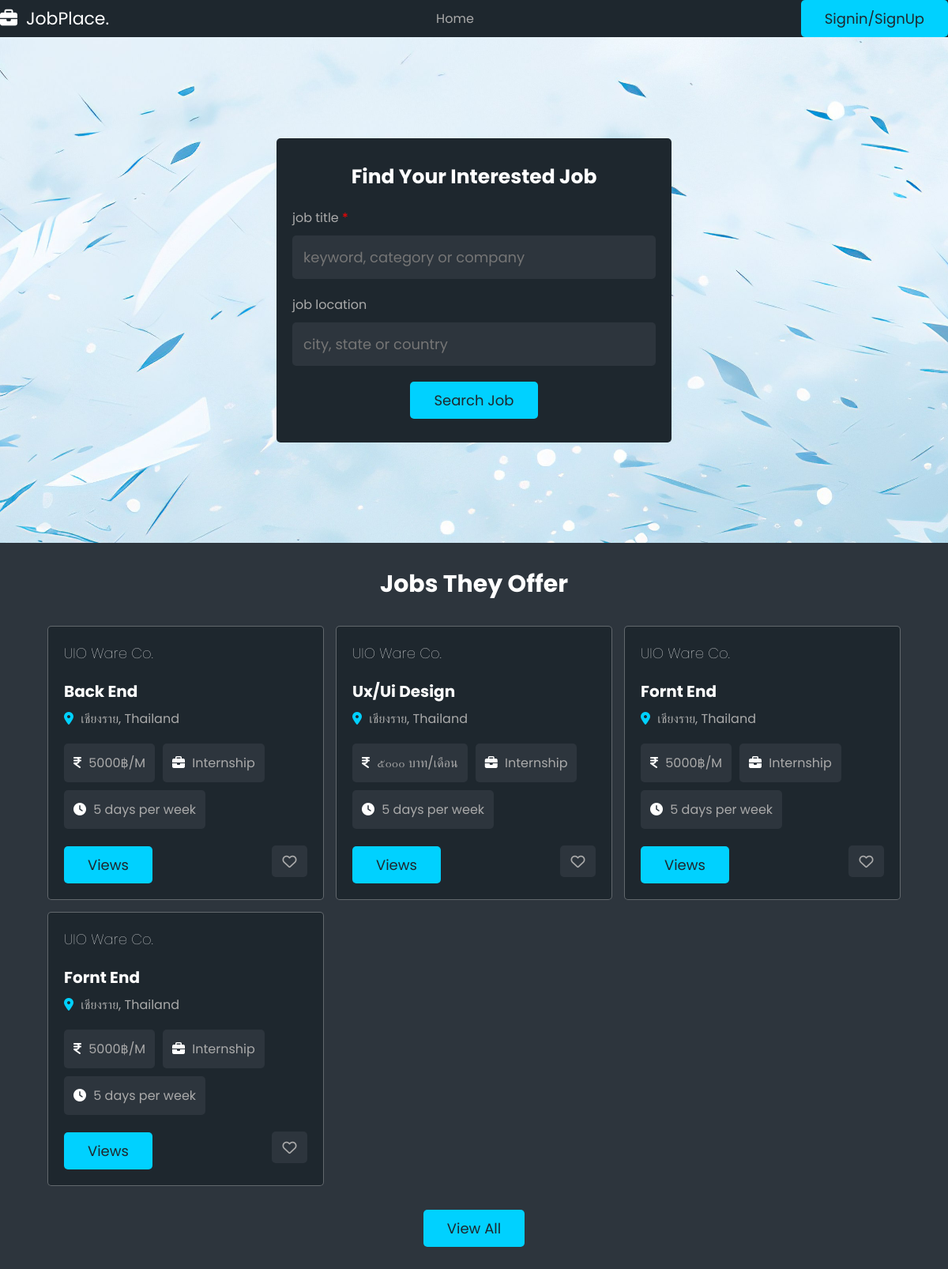
The page / on the database its author committed.
### usertype/models.py (models this page shows, shortened)
class Job(models.Model):
    jobname = models.CharField(max_length=255)
    jobdes = models.CharField(max_length=255)
    worktype = models.CharField(max_length=255)
    quality = models.CharField(max_length=255)
    benefit = models.CharField(max_length=255)
    workstart = models.TimeField()
    workend = models.TimeField()
    workday = models.CharField(max_length=255)
    requirement = models.CharField(max_length=255)
    qualifications = models.CharField(max_length=255)
    skills = models.CharField(max_length=255)
    company = models.CharField(max_length=255)
    city = models.CharField(max_length=255)
    country = models.CharField(max_length=255)

### usertype/views.py (the view)
# urls.py: path("", views.home_view, name="home"),  # Home page
def home_view(request):
    jobs = Job.objects.all()
    return render(request, "usertype/home.html", {"jobs": jobs})

### usertype/templates/usertype/home.html (shortened to what this page needs)
<!DOCTYPE html>
<html lang="en">
  {% load static %}
  <head>
    <link rel="stylesheet" href="{% static "css/style.css" %}" />
  </head>
  <body>
  {% include "navbarmain.html" %}
    <div class="home-container">
      <section class="home">
        <form action="" method="post">
          <h3>find your interested job</h3>
          <p>job title <span>*</span></p>
          <input
            type="text"
            name="title"
            placeholder="keyword, category or company"
            required
            maxlength="20"
            class="input"
          />
          <p>job location</p>
          <input
            type="text"
            name="location"
            placeholder="city, state or country"
            required
            maxlength="50"
            class="input"
          />
          <input type="submit" value="search job" name="search" class="btn" />
        </form>
      </section>
    </div>
    <section class="jobs-container">
      <h1 class="heading">jobs they offer</h1>
      <div class="box-container">
        {% for job in jobs %}
        <div class="box">
            <div class="company">
                <div>
                    <h3>{{ job.company }}</h3>
                </div>
            </div>
            <h3 class="job-title">{{ job.jobname }}</h3>
            <p class="location">
                <i class="fas fa-map-marker-alt"></i> <span>{{ job.city }}, {{job.country }}</span>
            </p>
            <div class="tags">
                <p>
                    <i class="fas fa-indian-rupee-sign"></i> <span>{{ job.benefit }}</span>
                </p>
                <p><i class="fas fa-briefcase"></i> <span>{{ job.worktype }}</span></p>
                <p><i class="fas fa-clock"></i> <span>{{ job.workday }}</span></p>
            </div>
            <div class="flex-btn">
                <a href="{% url 'view_job' job.id %}" class="btn">Views</a>
                <button type="submit" class="far fa-heart" name="save"></button>
            </div>
        </div>
      {% endfor %}
      </div>
      <div style="text-align: center; margin-top: 2rem">
        <a href="jobs.html" class="btn">view all</a>
      </div>
    </section>
    <section></section>
  </body>
</html>

### static/css/style.css (style rules this page uses)
:root { --main-color: #00d1ff; --red: red; --light-color: #aaa; --light-bg: #2d353d; --black: #1e272e; --white: #fff; --box-shadow: none; --border: 0.1rem solid rgba(255, 255, 255, 0.3); }
* { font-family: "Poppins", sans-serif; margin: 0; padding: 0; box-sizing: border-box; text-decoration: none; outline: none; border: none; }
html { font-size: 62.5%; overflow-x: hidden; scroll-padding-top: 7rem; scroll-behavior: smooth; }
body { background-color: var(--light-bg); }
section { padding: 2rem; margin: 0 auto; max-width: 1200px; }
.heading { text-align: center; margin-bottom: 2rem; font-size: 3rem; color: var(--white); text-transform: capitalize; padding: 1rem 0; }
.btn { display: inline-block; margin-top: 1rem; padding: 1rem 3rem; cursor: pointer; font-size: 1.8rem; color: var(--black); background-color: var(--main-color); border-radius: 0.5rem; text-transform: capitalize; text-align: center; }
.flex-btn { display: flex; align-items: center; justify-content: space-between; column-gap: 1rem; flex-wrap: wrap; }
.home-container { background: url("../images/background.jpg"); background-size: cover; background-position: center; background-attachment: fixed; background-blend-mode: color; }
.home-container .home { min-height: 80vh; display: flex; align-items: center; justify-content: center; }
.home-container .home form { background-color: var(--black); width: 50rem; border-radius: 0.5rem; padding: 3rem 2rem; text-align: center; }
.home-container .home form h3 { font-size: 2.5rem; color: var(--white); margin-bottom: 1rem; text-transform: capitalize; }
.home-container .home form p { text-align: left; font-size: 1.6rem; color: var(--light-color); padding-top: 1rem; }
.home-container .home form p span { color: var(--red); }
.home-container .home form .input { width: 100%; border-radius: 0.5rem; margin: 1rem 0; background-color: var(--light-bg); padding: 1.4rem; font-size: 1.8rem; color: var(--white); }
.jobs-container .box-container { display: grid; grid-template-columns: repeat(auto-fit, 35rem); gap: 1.5rem; align-items: flex-start; justify-content: center; }
.jobs-container .box-container .box { background-color: var(--black); border-radius: 0.5rem; border: var(--border); padding: 2rem; overflow-x: hidden; }
.jobs-container .box-container .box .company { display: flex; align-items: center; gap: 1.5rem; margin-bottom: 1.5rem; }
.jobs-container .box-container .box .company h3 { font-size: 1.8rem; color: var(--white); text-overflow: ellipsis; overflow-x: hidden; text-transform: capitalize; padding-bottom: 0.5rem; font-weight: lighter; }
.jobs-container .box-container .box .job-title { font-size: 2rem; color: var(--white); text-transform: capitalize; overflow-x: hidden; text-overflow: ellipsis; }
.jobs-container .box-container .box .location { padding: 0.7rem 0; font-size: 1.6rem; color: var(--light-color); }
.jobs-container .box-container .box .location i { margin-right: 0.5rem; color: var(--main-color); }
.jobs-container .box-container .box .tags { display: flex; flex-wrap: wrap; gap: 1rem; margin: 1.2rem 0; }
.jobs-container .box-container .box .tags p { padding: 1.2rem; border-radius: 0.5rem; background-color: var(--light-bg); font-size: 1.6rem; color: var(--light-color); }
.jobs-container .box-container .box .tags p i { margin-right: 0.5rem; color: var(--white); }
.jobs-container .box-container .box .fa-heart { background-color: var(--light-bg); border-radius: 0.5rem; color: var(--light-color); font-size: 1.8rem; cursor: pointer; height: 4rem; width: 4.5rem; line-height: 4rem; }

### rows shown on the page
Job: company "UIO Ware Co.", jobname "Back End", city "เชียงราย", country "Thailand", benefit "5000฿/M", worktype "Internship", workday "5 days per week"
Job: company "UIO Ware Co.", jobname "Ux/Ui Design", city "เชียงราย", country "Thailand", benefit "๕๐๐๐ บาท/เดือน", worktype "Internship", workday "5 days per week"
Job: company "UIO Ware Co.", jobname "Fornt End", city "เชียงราย", country "Thailand", benefit "5000฿/M", worktype "Internship", workday "5 days per week"
Job: company "UIO Ware Co.", jobname "Fornt End", city "เชียงราย", country "Thailand", benefit "5000฿/M", worktype "Internship", workday "5 days per week"
